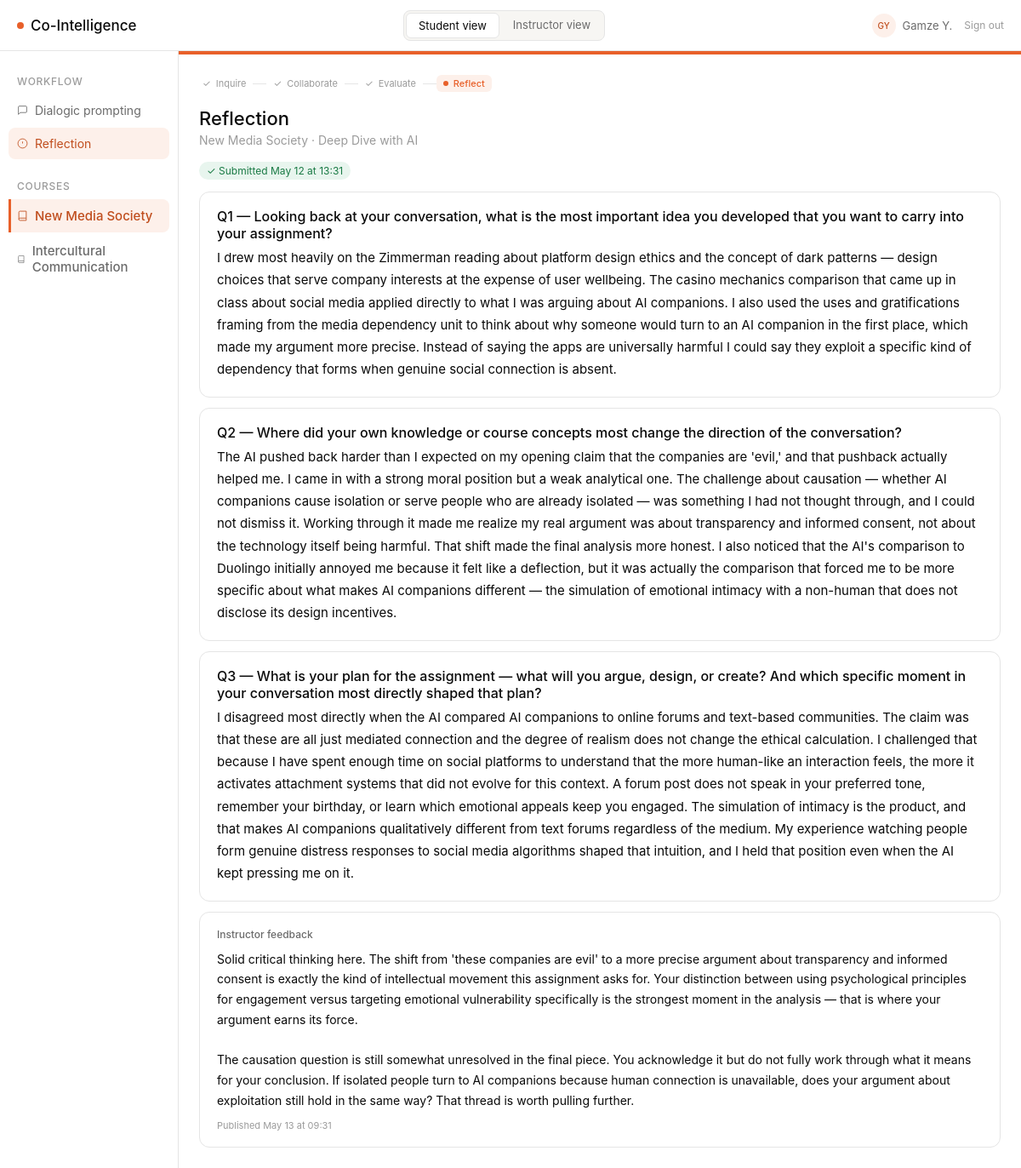
The page /student/reflection (signed in) on the database as committed earlier.
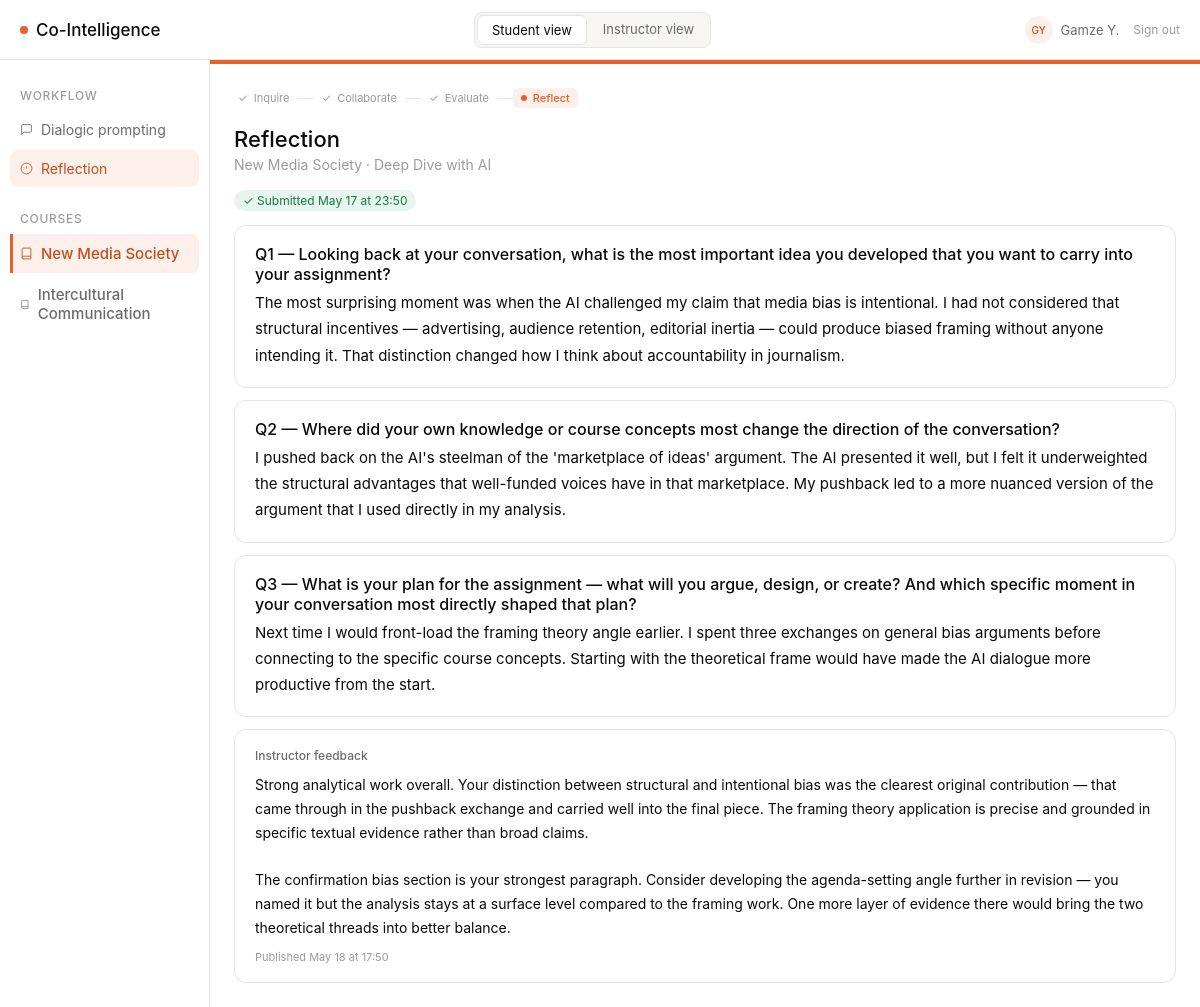
The same page on the database as committed later.
### models/models.py (models this page shows, shortened)
class Reflection(db.Model):
    __tablename__ = "reflections"
    id = db.Column(db.Integer, primary_key=True)
    student_id = db.Column(db.Integer, db.ForeignKey("students.id"), nullable=False)
    assignment_id = db.Column(db.Integer, db.ForeignKey("assignments.id"), nullable=False)
    question_1 = db.Column(db.Text, nullable=False)
    question_2 = db.Column(db.Text, nullable=False)
    question_3 = db.Column(db.Text, nullable=False)
    submitted_at = db.Column(db.DateTime, default=datetime.utcnow)
    is_submitted = db.Column(db.Boolean, nullable=False, default=False)
    is_reopened = db.Column(db.Boolean, nullable=False, default=False)
    reopened_at = db.Column(db.DateTime, nullable=True)
    resubmitted_at = db.Column(db.DateTime, nullable=True)
    student = db.relationship("Student", back_populates="reflections")
    assignment = db.relationship("Assignment", back_populates="reflections")

class Grade(db.Model):
    __tablename__ = "grades"
    id = db.Column(db.Integer, primary_key=True)
    student_id = db.Column(db.Integer, db.ForeignKey("students.id"), nullable=False)
    assignment_id = db.Column(db.Integer, db.ForeignKey("assignments.id"), nullable=False)
    score = db.Column(db.Float, nullable=True)
    max_score = db.Column(db.Float, nullable=False, default=100)
    feedback = db.Column(db.Text, nullable=True)
    is_published = db.Column(db.Boolean, nullable=False, default=False)
    published_at = db.Column(db.DateTime, nullable=True)
    created_at = db.Column(db.DateTime, default=datetime.utcnow)
    updated_at = db.Column(db.DateTime, default=datetime.utcnow)
    student = db.relationship("Student")
    assignment = db.relationship("Assignment")

### routes/student_routes.py (the view, shortened to what this page needs)
@student_bp.route("/reflection", methods=["GET", "POST"])
def reflection():
    student, assignment, course = _get_context()
    existing = Reflection.query.filter_by(
        student_id=student.id, assignment_id=assignment.id
    ).first()
    questions = {
        "question_1": getattr(assignment, "reflection_q1", None) or DEFAULT_REFLECTION_QUESTIONS["question_1"],
        "question_2": getattr(assignment, "reflection_q2", None) or DEFAULT_REFLECTION_QUESTIONS["question_2"],
        "question_3": getattr(assignment, "reflection_q3", None) or DEFAULT_REFLECTION_QUESTIONS["question_3"],
    }
    grade = Grade.query.filter_by(
        student_id=student.id, assignment_id=assignment.id
    ).first()
    return render_template(
        "student/reflection.html",
        student=student,
        assignment=assignment,
        course=course,
        existing=existing,
        questions=questions,
        grade=grade,
    )

### routes/student_routes.py (called while the page is built, shortened)
@student_bp.before_request
def require_student_access():
    if not current_user.is_authenticated:
        return redirect(url_for("login"))
    if current_user.role not in ("student", "instructor", "dev"):
        return redirect(url_for("login"))

def _get_context():
    from flask_login import current_user
    course_id = session.get("course_id")
    if course_id:
        course = Course.query.get(course_id)
    else:
        course = Course.query.first()
        if course:
            session["course_id"] = course.id
    if not course:
        return None, None, None
    student = Student.query.filter_by(name="Alex M.", course_id=course.id).first()
    assignment = Assignment.query.filter_by(course_id=course.id).first()
    return student, assignment, course

### templates/student/reflection.html (shortened to what this page needs)
{% extends "base.html" %}
{% block sidebar %}
<nav class="sidebar">
  <div class="sidebar-section">Workflow</div>
  <a href="{{ url_for('student.prompting') }}"
     class="sidebar-item{% if request.endpoint == 'student.prompting' %} active{% endif %}">
    <svg width="13" height="13" fill="none" stroke="currentColor" stroke-width="1.6" viewBox="0 0 24 24"><path d="M21 15a2 2 0 0 1-2 2H7l-4 4V5a2 2 0 0 1 2-2h14a2 2 0 0 1 2 2z"/></svg>
    Dialogic prompting
  </a>
  <a href="{{ url_for('student.reflection') }}"
     class="sidebar-item{% if request.endpoint == 'student.reflection' %} active{% endif %}">
    <svg width="13" height="13" fill="none" stroke="currentColor" stroke-width="1.6" viewBox="0 0 24 24"><circle cx="12" cy="12" r="10"/><line x1="12" y1="8" x2="12" y2="12"/><line x1="12" y1="16" x2="12.01" y2="16"/></svg>
    Reflection
  </a>
  {% include "_course_nav.html" %}
</nav>
{% endblock %}
{% block content %}
{% set is_submitted = existing is not none and existing.is_submitted %}
{% set is_reopened  = existing is not none and existing.is_submitted and existing.is_reopened %}
<div style="margin-bottom:18px;">
  <div class="phase-track">
    <div class="phase-step done">
      <span class="phase-check">✓</span> Inquire
    </div>
    <div class="phase-sep"></div>
    <div class="phase-step done">
      <span class="phase-check">✓</span> Collaborate
    </div>
    <div class="phase-sep"></div>
    <div class="phase-step done">
      <span class="phase-check">✓</span> Evaluate
    </div>
    <div class="phase-sep"></div>
    <div class="phase-step active">
      <span class="phase-dot"></span><span class="phase-check">✓</span> Reflect
    </div>
  </div>
</div>
<div style="margin-bottom:16px;">
  <h1 class="page-title">Reflection</h1>
  <div class="page-sub">{{ course.name }} &middot; {{ assignment.title }}</div>
</div>
{% if is_submitted and not is_reopened %}
<div style="margin-bottom:14px;">
  <span class="pill pill-submitted">&#10003; Submitted {{ existing.submitted_at.strftime('%b %d at %H:%M') }}
  </span>
</div>
<div class="card q-card">
  <div class="q-label">Q1 — {{ questions['question_1'] }}</div>
  <div class="q-answer">{{ existing.question_1 }}</div>
</div>
<div class="card q-card">
  <div class="q-label">Q2 — {{ questions['question_2'] }}</div>
  <div class="q-answer">{{ existing.question_2 }}</div>
</div>
<div class="card q-card">
  <div class="q-label">Q3 — {{ questions['question_3'] }}</div>
  <div class="q-answer">{{ existing.question_3 }}</div>
</div>
<div class="card" style="margin-top:4px;">
  <div style="font-size:12px;font-weight:500;color:var(--text-secondary);margin-bottom:10px;">Instructor feedback</div>
  {% if grade and grade.is_published %}
    {% if grade.feedback %}
    <div style="font-size:14px;color:var(--text-primary);line-height:1.7;white-space:pre-wrap;margin-bottom:10px;">{{ grade.feedback }}</div>
    {% endif %}
    <div style="font-size:11px;color:var(--text-tertiary);">Published {{ grade.published_at.strftime('%b %d at %H:%M') }}</div>
  {% else %}
    <div style="font-size:12px;color:var(--text-tertiary);">Your instructor will leave feedback here after reviewing your work.</div>
  {% endif %}
</div>
{% endif %}
{% endblock %}

Rows that differ between the two databases and show on the page:
changed Reflection: submitted_at "May 12 at 13:31" → "May 17 at 23:50"; question_1 "I drew most heavily on the Zimmerman reading about platform design ethics and the concept of dark patterns — design choices that serve company interests at the expense of user wellbeing. The casino mechanics comparison that came up in class about social media applied directly to what I was arguing about AI companions. I also used the uses and gratifications framing from the media dependency unit to think about why someone would turn to an AI companion in the first place, which made my argument more precise. Instead of saying the apps are universally harmful I could say they exploit a specific kind of dependency that forms when genuine social connection is absent." → "The most surprising moment was when the AI challenged my claim that media bias is intentional. I had not considered that structural incentives — advertising, audience retention, editorial inertia — could produce biased framing without anyone intending it. That distinction changed how I think about accountability in journalism."; question_2 "The AI pushed back harder than I expected on my opening claim that the companies are 'evil,' and that pushback actually helped me. I came in with a strong moral position but a weak analytical one. The challenge about causation — whether AI companions cause isolation or serve people who are already isolated — was something I had not thought through, and I could not dismiss it. Working through it made me realize my real argument was about transparency and informed consent, not about the technology itself being harmful. That shift made the final analysis more honest. I also noticed that the AI's comparison to Duolingo initially annoyed me because it felt like a deflection, but it was actually…" → "I pushed back on the AI's steelman of the 'marketplace of ideas' argument. The AI presented it well, but I felt it underweighted the structural advantages that well-funded voices have in that marketplace. My pushback led to a more nuanced version of the argument that I used directly in my analysis."; question_3 "I disagreed most directly when the AI compared AI companions to online forums and text-based communities. The claim was that these are all just mediated connection and the degree of realism does not change the ethical calculation. I challenged that because I have spent enough time on social platforms to understand that the more human-like an interaction feels, the more it activates attachment systems that did not evolve for this context. A forum post does not speak in your preferred tone, remember your birthday, or learn which emotional appeals keep you engaged. The simulation of intimacy is the product, and that makes AI companions qualitatively different from text forums regardless of the…" → "Next time I would front-load the framing theory angle earlier. I spent three exchanges on general bias arguments before connecting to the specific course concepts. Starting with the theoretical frame would have made the AI dialogue more productive from the start."
changed Grade: feedback "Solid critical thinking here. The shift from 'these companies are evil' to a more precise argument about transparency and informed consent is exactly the kind of intellectual movement this assignment asks for. Your distinction between using psychological principles for engagement versus targeting emotional vulnerability specifically is the strongest moment in the analysis — that is where your argument earns its force. The causation question is still somewhat unresolved in the final piece. You acknowledge it but do not fully work through what it means for your conclusion. If isolated people turn to AI companions because human connection is unavailable, does your argument about exploitation…" → "Strong analytical work overall. Your distinction between structural and intentional bias was the clearest original contribution — that came through in the pushback exchange and carried well into the final piece. The framing theory application is precise and grounded in specific textual evidence rather than broad claims. The confirmation bias section is your strongest paragraph. Consider developing the agenda-setting angle further in revision — you named it but the analysis stays at a surface level compared to the framing work. One more layer of evidence there would bring the two theoretical threads into better balance."; published_at "May 13 at 09:31" → "May 18 at 17:50"
